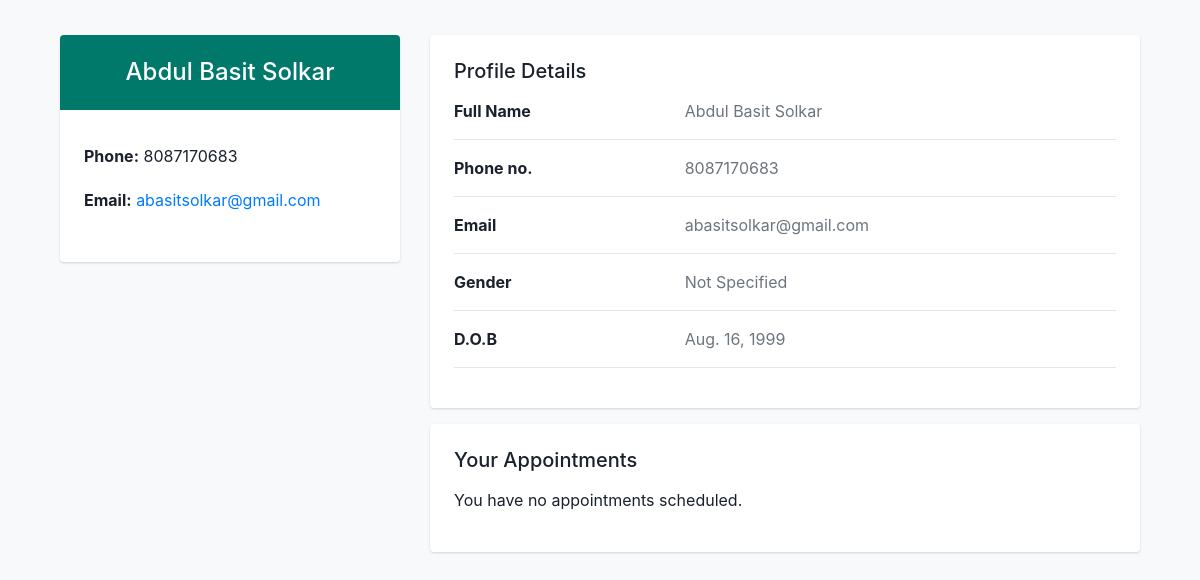
Page /meds/profile/ (signed in) on the earlier database version.
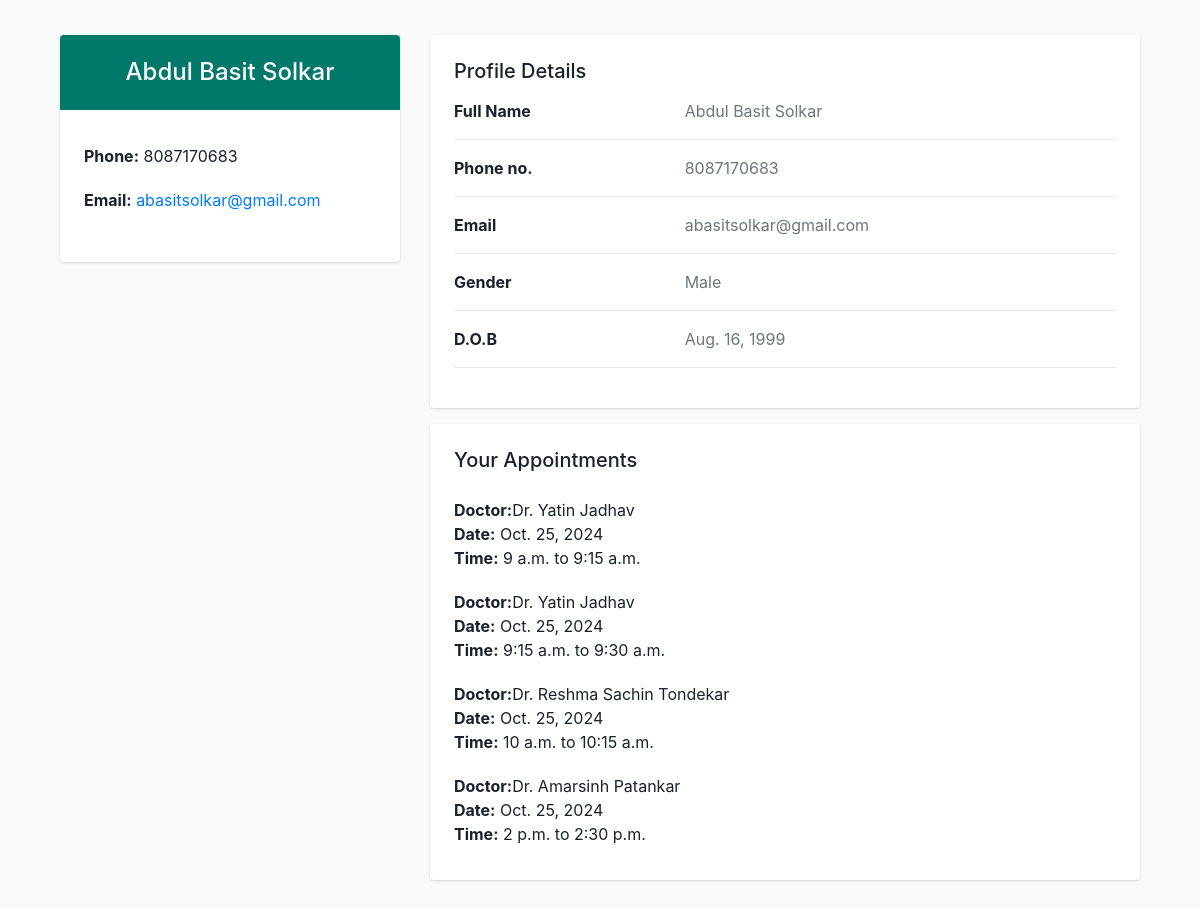
Same page on the later database version.
### meds/models.py (models this page shows, shortened)
class CustomUser(AbstractUser):
    username = None
    first_name = None
    last_name =  None
    full_name = models.CharField(max_length=50)
    email = models.EmailField(unique = True)
    phone = models.CharField( max_length=15)
    gender = models.CharField(choices=GENDER , max_length=20 , default="Not Specified")
    dob = models.DateField( default=default_dob)
    USERNAME_FIELD = 'email'
    REQUIRED_FIELDS = [ 'phone' , 'full_name']
    objects = CustomUserManager()

class Appointment(models.Model):
    doctor = models.ForeignKey(Doctors, on_delete=models.CASCADE, related_name='doctor_appointments' )
    username = models.ForeignKey(CustomUser, on_delete=models.CASCADE, related_name='patient_appointments' )
    patient = models.TextField()
    date = models.DateField()
    start_time = models.TimeField()
    end_time = models.TimeField()
    notes = models.TextField(blank=True, null=True)
    created_at = models.DateTimeField(default=dt.datetime.now())
    appointment_mode = models.CharField(
        max_length=10,
        choices=[('offline', 'Offline'), ('online', 'Online')],
        default='offline'
    )
    class Meta:
        ordering = ['date', 'start_time']

class Doctors(models.Model):
    user = models.OneToOneField(CustomUser, on_delete=models.CASCADE)
    degree = models.CharField(max_length=50)
    specialization = models.CharField(max_length=50)
    address = models.TextField()
    experience = models.TextField(max_length=5 , default=0)
    photo = models.ImageField(upload_to='profile_photos/')

### meds/views.py (the view)
# urls.py: path("profile/" , views.profile , name = "profile"),
def profile(request):
    user = request.user
    doctor = None
    availability = None
    appointments = None
    if hasattr(user, 'doctors'):
        doctor = user.doctors
        availability = doctor.availabilities.all()
        appointments = doctor.doctor_appointments.all().order_by('date', 'start_time')
        context = {
            'user': user,
            'doctor': doctor,
            'availability': availability,
            'appointments': appointments
        }
        return render(request, 'profile.html', context)
    else:
        appointments = user.patient_appointments.all().order_by('date', 'start_time')
        context = {
            'user': user,
            'appointments': appointments
        }
        return render(request, 'p_profile.html', context)

### templates/p_profile.html (shortened to what this page needs)
{% load static %}
<!DOCTYPE html>
<html lang="en">
<head>
<link href="https://cdn.jsdelivr.net/npm/bootstrap@4.4.1/dist/css/bootstrap.min.css" rel="stylesheet">
</head>
<body>
<section>
<div class="container">
    <div class="main-body">
        <div class="row gutters-sm">
            <div class="col-md-4 mb-3">
                <div class="card">
                    <div class="profile-header">
                        <h4 class="mt-2">{{ user.full_name }}</h4>
                    </div>
                    <div class="card-body">
                        <ul class="list-group list-group-flush">
                            <li class="list-group-item"><strong>Phone:</strong> {{ user.phone }}</li>
                            <li class="list-group-item"><strong>Email:</strong> <a href="mailto:{{ user.email }}">{{ user.email }}</a></li>
                        </ul>
                    </div>
                </div>
            </div>
            <div class="col-md-8">
                <div class="card mb-3">
                    <div class="card-body">
                        <h5 class="mb-3">Profile Details</h5>
                        <div class="row">
                            <div class="col-sm-4"><strong>Full Name</strong></div>
                            <div class="col-sm-8 text-secondary">{{ user.full_name }}</div>
                        </div>
                        <hr>
                        <div class="row">
                            <div class="col-sm-4"><strong>Phone no.</strong></div>
                            <div class="col-sm-8 text-secondary">{{ user.phone }}</div>
                        </div>
                        <hr>
                        <div class="row">
                            <div class="col-sm-4"><strong>Email</strong></div>
                            <div class="col-sm-8 text-secondary">{{ user.email }}</div>
                        </div>
                        <hr>
                        <div class="row">
                            <div class="col-sm-4"><strong>Gender</strong></div>
                            <div class="col-sm-8 text-secondary">{{ user.gender }}</div>
                        </div>
                        <hr>
                        <div class="row">
                            <div class="col-sm-4"><strong>D.O.B</strong></div>
                            <div class="col-sm-8 text-secondary">{{ user.dob }}</div>
                        </div>
                        <hr>
                    </div>
                </div>
                <div class="card mb-3">
                    <div class="card-body">
                        <h5 class="mb-3">Your Appointments</h5>
                        {% if appointments %}
                            <ul class="list-group">
                            {% for appointment in appointments %}
                                <li class="list-group-item">
                                    <strong>Doctor:</strong>Dr. {{ appointment.doctor.user.full_name }}<br>
                                    <strong>Date:</strong> {{ appointment.date }}<br>
                                    <strong>Time:</strong> {{ appointment.start_time }} to {{appointment.end_time}}<br>
                                </li>
                            {% endfor %}
                            </ul>
                        {% else %}
                            <p>You have no appointments scheduled.</p>
                        {% endif %}
                    </div>
                </div>
            </div>
        </div>
    </div>
</div>
    </section>
</body>
</html>

Differences in the rows shown:
changed CustomUser "Abdul Basit Solkar": gender "Not Specified" → "Male"
added Appointment: doctor.user.full_name "Yatin Jadhav", date "Oct. 25, 2024", start_time "9 a.m.", end_time "9:15 a.m."
added Appointment: doctor.user.full_name "Yatin Jadhav", date "Oct. 25, 2024", start_time "9:15 a.m.", end_time "9:30 a.m."
added Appointment: doctor.user.full_name "Reshma Sachin Tondekar", date "Oct. 25, 2024", start_time "10 a.m.", end_time "10:15 a.m."
added Appointment: doctor.user.full_name "Amarsinh Patankar", date "Oct. 25, 2024", start_time "2 p.m.", end_time "2:30 p.m."
Other differences:
text no longer shown: "You have no appointments scheduled."
